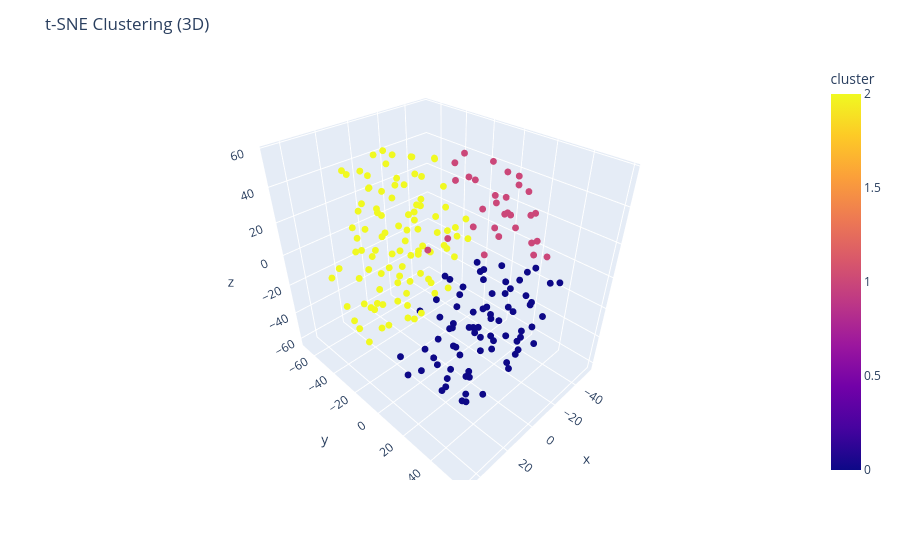

Write notebook code for a chart like this one.
### Code cell
plot_clustering(reduced_embeddings, kmeans_labels, dims=3, texts=interruptions)

### Figure 1 — Plotly figure (JSON) as saved in the notebook; plotly's stock layout.template omitted (floating-point values rounded to 4 significant figures; data arrays with more than 128 entries replaced by an {"elided": "..."} marker saying what was removed)
{"data": [{"hovertemplate": "<b>%{hovertext}</b><br><br>x=%{x}<br>y=%{y}<br>z=%{z}<br>cluster=%{marker.color}<extra></extra>", "hovertext": {"elided": "206 str values"}, "legendgroup": "", "marker": {"color": {"elided": "206 int values"}, "coloraxis": "coloraxis", "size": 4, "symbol": "circle"}, "mode": "markers", "name": "", "scene": "scene", "showlegend": false, "type": "scatter3d", "x": {"elided": "206 float values"}, "y": {"elided": "206 float values"}, "z": {"elided": "206 float values"}}], "layout": {"coloraxis": {"colorbar": {"title": {"text": "cluster"}}, "colorscale": [[0, "#0d0887"], [0.1111, "#46039f"], [0.2222, "#7201a8"], [0.3333, "#9c179e"], [0.4444, "#bd3786"], [0.5556, "#d8576b"], [0.6667, "#ed7953"], [0.7778, "#fb9f3a"], [0.8889, "#fdca26"], [1, "#f0f921"]]}, "legend": {"tracegroupgap": 0}, "margin": {"t": 60}, "scene": {"domain": {"x": [0, 1], "y": [0, 1]}, "xaxis": {"title": {"text": "x"}}, "yaxis": {"title": {"text": "y"}}, "zaxis": {"title": {"text": "z"}}}, "title": {"text": "t-SNE Clustering (3D)"}}}
